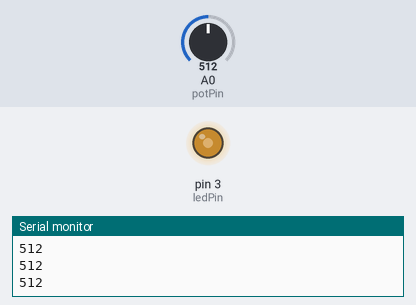
Recording of a sketch running on a simulated Arduino Uno, built with avr-gcc and run on an emulated ATmega328P. Shown: output pins drawn as LEDs (lit = HIGH), the last lines printed to the serial monitor. Inputs (shaded band) come from the test bench; at power-on: A0 (potPin) = 512.

Above: at 1.2 s.
1.3 s: A0 (potPin) set to 716
At 2.5 s:
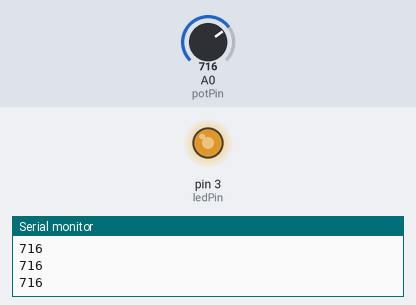
2.8 s: A0 (potPin) set to 900
At 3.4 s:
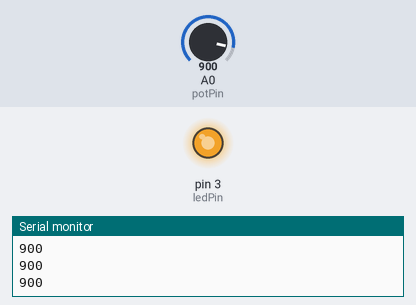
4.3 s: A0 (potPin) set to 122
At 4.7 s:
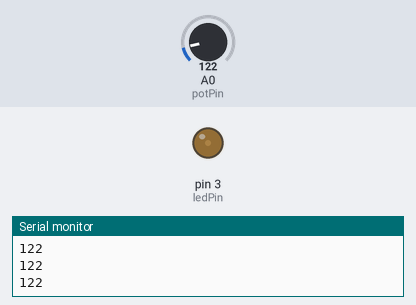
5.8 s: A0 (potPin) set to 0
At 7.1 s:
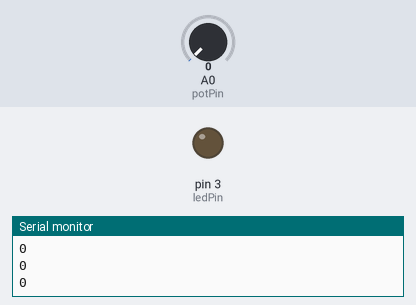
Timing chart, 0 to 8.3 s (numbered marks = the images above; inputs shaded):
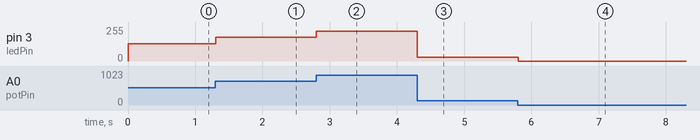

Measured:
- after the input at 1.3 s, pin 3 (ledPin): 128/255 → 179/255 at once
- after the input at 2.8 s, pin 3 (ledPin): 179/255 → 225/255 at once
- after the input at 4.3 s, pin 3 (ledPin): 225/255 → 30/255 at once
- after the input at 5.8 s, pin 3 (ledPin): 30/255 → 0/255 at once

The sketch:

ledDimmer.ino
```cpp
int ledPin = 3;
int potPin = A0;
int potState;
void setup()
{
  Serial.begin(9600);
  pinMode(ledPin, OUTPUT);
}

void loop()
{
  potState = analogRead(potPin);

  analogWrite(ledPin, potState / 4);

  Serial.println(potState);

  delay(10);
}
```
